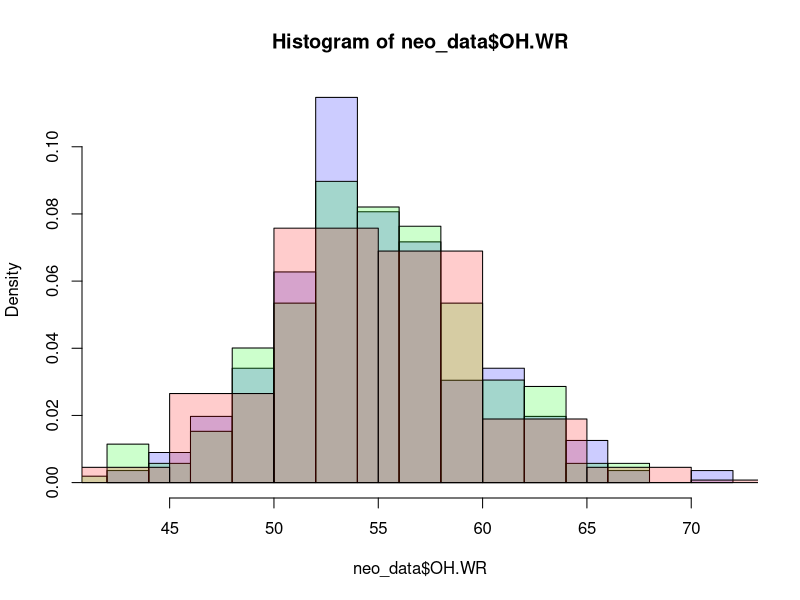

Here is the R script that generated this plot:
## ---- chunk 1
knitr::opts_chunk$set(echo = TRUE)
## ---- chunk 2
neo_data <- read.csv("neo.csv")
mid_data <- read.csv("mid.csv")
vow_data <- read.csv("vow.csv")

mid_draft_data <- read.csv("mid_draft.csv")

## ---- chunk 3

hist(neo_data$OH.WR, freq = F, col=rgb(0,0,1,alpha=0.2))
hist(mid_data$OH.WR, freq = F, col=rgb(0,1,0,alpha=0.2), add = T)
hist(vow_data$OH.WR, freq = F, col=rgb(1,0,0,alpha=0.2), add = T)



## ---- chunk 4
c(neo_data$Name[which.max(neo_data$OH.WR)], mid_data$Name[which.max(mid_data$OH.WR)], vow_data$Name[which.max(vow_data$OH.WR)])
